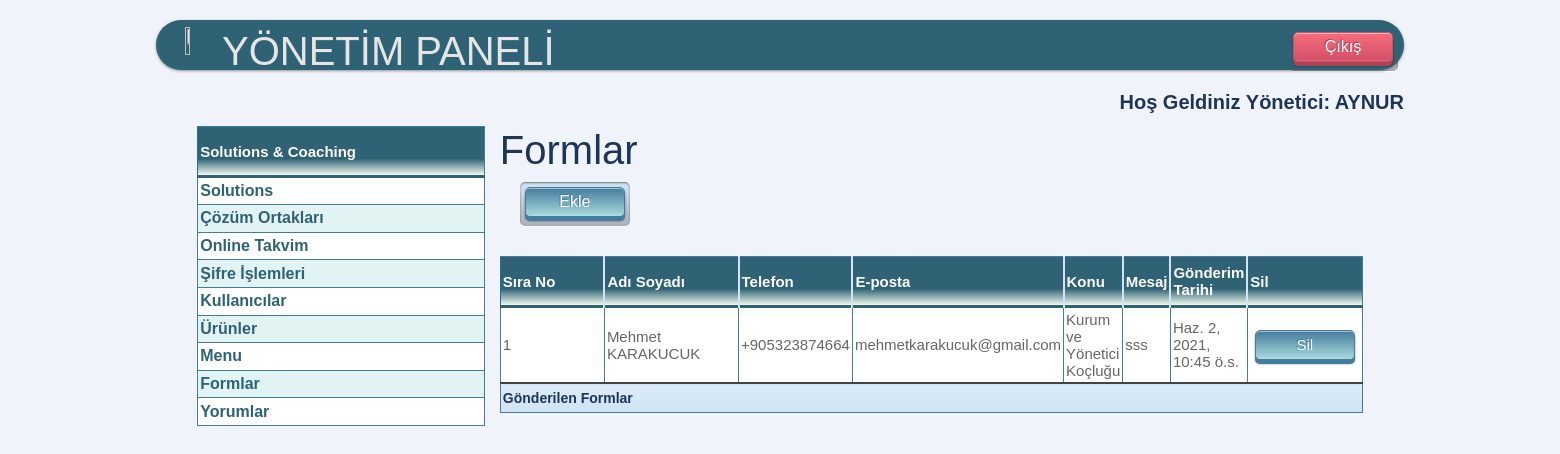
The page /yonetim/form/ (signed in) on the database as committed earlier.
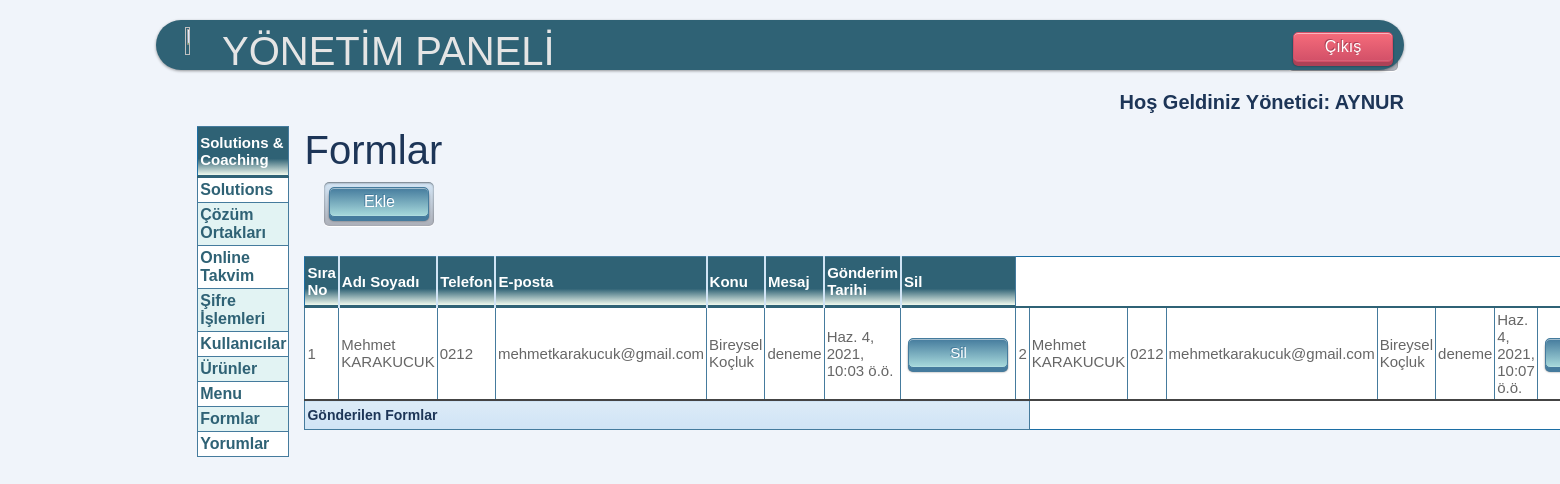
The same page on the database as committed later.
### mysite/models.py (models this page shows)
class Form(models.Model):
    formNo = models.IntegerField(verbose_name="Sıra Numarası", null=True, blank=True)
    adsoyad = models.CharField(max_length=100, verbose_name="Ad Soyad")
    eposta = models.EmailField()
    tel = models.CharField(max_length=100, verbose_name="Telefon Numarası")
    konu = models.CharField(max_length=100, verbose_name="Konu")
    mesaj = models.CharField(max_length=100, verbose_name="Mesaj")
    olus_tarih = models.DateTimeField()

### mysite/views.py (the view)
# urls.py: path('yonetim/form/', views.form_liste),
@login_required(login_url=settings.LOGIN_URL)
def form_liste(request):
    form = Form.objects.all().order_by('olus_tarih')
    context = {'form': form}
    return render(request, 'yonetim/form/liste.html', context)

### mysite/templates/yonetim/Form/liste.html (shortened to what this page needs)
{% extends "yonetim/base.html" %}
{% block baslik %}Formlar{% endblock %}
{% block content %}
<div class="sol">
    {% if request.user.is_superuser %}
        <button type="button" onclick="btn_git()" class="push_button blue">Ekle</button>
    {% else %}
        <p></p>
    {% endif %}
</div>
<div>
</div>
<table class="blueTable" style="margin-top: 50px;">
    <thead>
    <tr>
        <th>Sıra No</th>
        <th>Adı Soyadı</th>
        <th>Telefon</th>
        <th>E-posta</th>
        <th>Konu</th>
        <th>Mesaj</th>
        <th>Gönderim Tarihi</th>
        <th>Sil</th>
    </tr>
    </thead>
    <tfoot>
    <td colspan="9" style="height:30px; color:#1D3557">Gönderilen Formlar</td>
    </tfoot>
    <tbody>
    <tr>
        {% for formlar in form %}
        <td>{{forloop.counter}}</td>
        <td>{{formlar.adsoyad}}</td>
        <td>{{formlar.tel}}</td>
        <td>{{formlar.eposta}}</td>
        <td>{{formlar.konu}}</td>
        <td>{{formlar.mesaj|safe}}</td>
        <td>{{formlar.olus_tarih}}</td>
        <td><a href="/yonetim/form/sil/{{ formlar.id }}"><button class="push_button blue">Sil</button></a> </td>
        {% endfor %}
    </tr>
    </tbody>
</table>
{% endblock %}

Rows that differ between the two databases and show on the page:
removed Form: adsoyad "Mehmet KARAKUCUK", tel "+905323874664", eposta "mehmetkarakucuk@gmail.com", konu "Kurum ve Yönetici Koçluğu", mesaj "sss", olus_tarih "Haz. 2, 2021, 10:45 ö.s."
added Form: adsoyad "Mehmet KARAKUCUK", tel "0212", eposta "mehmetkarakucuk@gmail.com", konu "Bireysel Koçluk", mesaj "deneme", olus_tarih "Haz. 4, 2021, 10:03 ö.ö."
added Form: adsoyad "Mehmet KARAKUCUK", tel "0212", eposta "mehmetkarakucuk@gmail.com", konu "Bireysel Koçluk", mesaj "deneme", olus_tarih "Haz. 4, 2021, 10:07 ö.ö."
